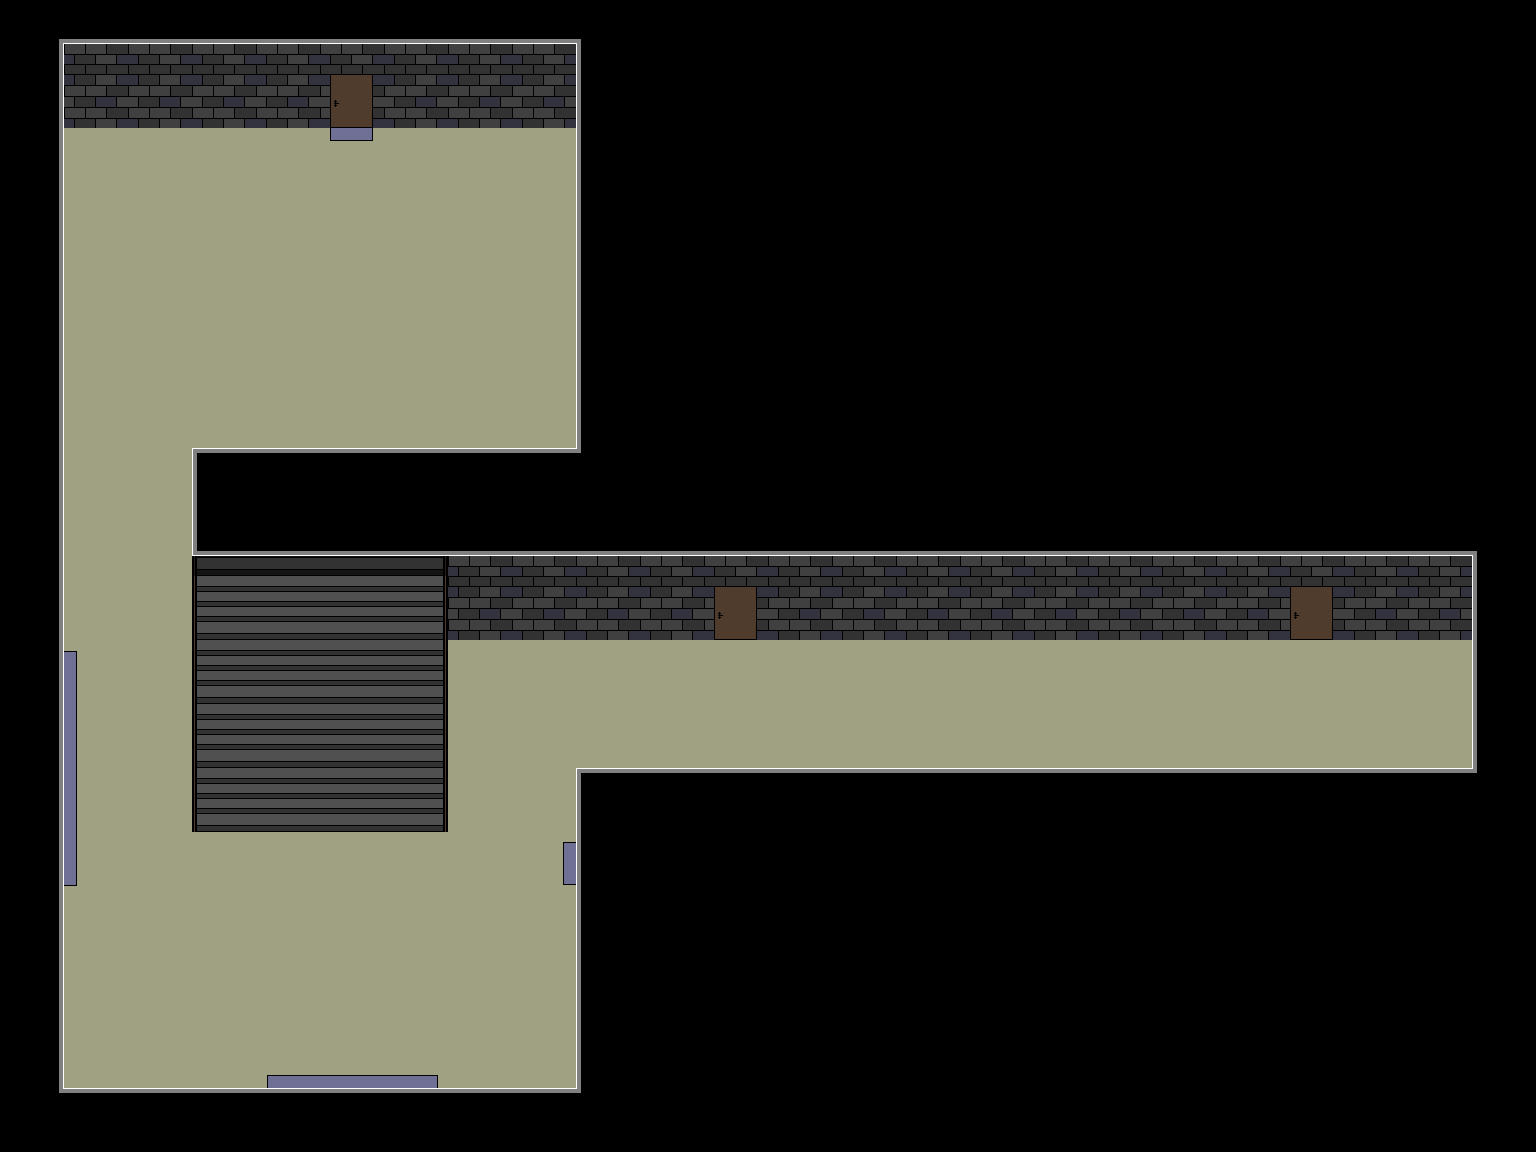

A level layout from a 2D game, rendered from its tile map. Below: a short description, then the map file with its tile-grid data intact:
An orthogonal 24x18 tile map with 64x64 px tiles, 1 tile layer (Background), 4 tilesets and 12 objects (10x enemy, warp).

<map version="1.0" tiledversion="1.1.5" orientation="orthogonal" renderorder="right-down" width="24" height="18" tilewidth="64" tileheight="64" infinite="0" nextobjectid="33">
 <tileset firstgid="1" source="../tilesets/Manoir.tsx" />
 <tileset firstgid="43" source="../tilesets/Lore.tsx" />
 <tileset firstgid="59" source="../tilesets/Assassin.tsx" />
 <tileset firstgid="101" source="../tilesets/PetitLore.tsx" />
 <layer name="Background" width="24" height="18">
  <data encoding="csv">
4,1,1,1,1,1,1,1,1,7,0,0,0,0,0,0,0,0,0,0,0,0,0,0,
5,11,11,11,11,13,11,11,11,6,0,0,0,0,0,0,0,0,0,0,0,0,0,0,
5,23,23,23,23,15,23,23,23,6,0,0,0,0,0,0,0,0,0,0,0,0,0,0,
5,23,23,23,23,23,23,23,23,6,0,0,0,0,0,0,0,0,0,0,0,0,0,0,
5,23,23,23,23,23,23,23,23,6,0,0,0,0,0,0,0,0,0,0,0,0,0,0,
5,23,23,23,23,23,23,23,23,6,0,0,0,0,0,0,0,0,0,0,0,0,0,0,
5,23,23,23,23,23,23,23,23,6,0,0,0,0,0,0,0,0,0,0,0,0,0,0,
5,23,23,28,10,10,10,10,10,9,0,0,0,0,0,0,0,0,0,0,0,0,0,0,
5,23,23,29,31,31,30,1,1,1,1,1,1,1,1,1,1,1,1,1,1,1,1,7,
5,23,23,26,27,27,25,11,11,11,11,13,11,11,11,11,11,11,11,11,13,11,11,6,
5,35,23,26,27,27,25,23,23,23,23,23,23,23,23,23,23,23,23,23,23,23,23,6,
5,36,23,26,27,27,25,23,23,23,23,23,23,23,23,23,23,23,23,23,23,23,23,6,
5,36,23,26,27,27,25,23,23,28,10,10,10,10,10,10,10,10,10,10,10,10,10,9,
5,37,23,23,23,23,23,23,18,6,0,0,0,0,0,0,0,0,0,0,0,0,0,0,
5,23,23,23,23,23,23,23,23,6,0,0,0,0,0,0,0,0,0,0,0,0,0,0,
5,23,23,23,23,23,23,23,23,6,0,0,0,0,0,0,0,0,0,0,0,0,0,0,
5,23,23,23,32,33,34,23,23,6,0,0,0,0,0,0,0,0,0,0,0,0,0,0,
8,10,10,10,10,10,10,10,10,9,0,0,0,0,0,0,0,0,0,0,0,0,0,0
</data>
 </layer>
 <objectgroup name="Warps">
  <object id="30" type="warp" x="704" y="576" width="64" height="64">
   <properties>
    <property name="H" type="int" value="64" />
    <property name="W" type="int" value="64" />
    <property name="X" type="int" value="320" />
    <property name="Y" type="int" value="320" />
    <property name="dest" value="manoir_bibli" />
   </properties>
  </object>
 </objectgroup>
 <objectgroup name="Personnages">
  <object id="1" type="enemy" gid="79" x="126" y="322" width="64" height="64" />
  <object id="10" type="enemy" gid="72" x="374" y="374" width="64" height="64" />
  <object id="11" type="enemy" gid="84" x="1066" y="720" width="64" height="64" />
  <object id="12" type="enemy" gid="96" x="204" y="970" width="64" height="64" />
  <object id="13" type="enemy" gid="92" x="522" y="736" width="64" height="64" />
  <object id="14" type="enemy" gid="92" x="706" y="742" width="64" height="64" />
  <object id="15" type="enemy" gid="92" x="804" y="744" width="64" height="64" />
  <object id="16" type="enemy" gid="92" x="452" y="248" width="64" height="64" />
  <object id="17" type="enemy" gid="92" x="314" y="230" width="64" height="64" />
  <object id="18" type="enemy" gid="92" x="76" y="544" width="64" height="64" />
  <object id="25" gid="101" x="352" y="1062" width="32" height="32" />
 </objectgroup>
</map>
